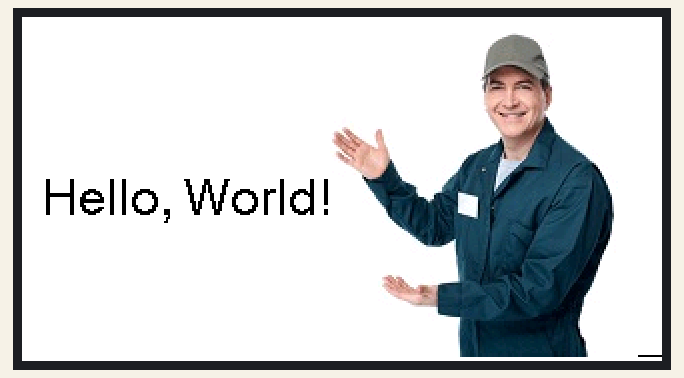
Recording of a program running on a simulated ESP32-S3. Parts: 320×172 colour display.

Above: at 0.4 s.

The program:

main.cpp
```cpp
#include <Arduino.h>
#include <TFT_eSPI.h>
#include "background.h"

TFT_eSPI tft = TFT_eSPI();

void setup() {
  tft.init();
  tft.setRotation(3); // USB on the left
  tft.setSwapBytes(true);

  tft.fillScreen(TFT_WHITE);
  tft.pushImage(106, 0, 214, 170, background);
  tft.setTextColor(TFT_BLACK, TFT_WHITE, false);
  tft.drawString("Hello, World!", 10, 80, 4);
}

void loop() {
  // put your main code here, to run repeatedly:
}
```

Source omitted: background.h (data table, 351892 bytes)
